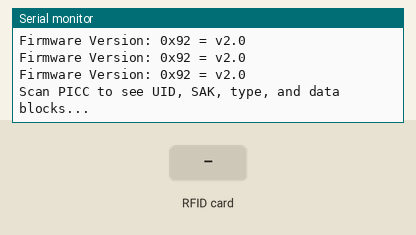
A sketch run on a simulated Arduino Uno, built with avr-gcc and run on an emulated ATmega328P. On the bench: the last lines printed to the serial monitor. Inputs (shaded band) come from the test bench.

Above: at 3.3 s.
3.4 s: RFID card 55 D3 E1 2B held to the reader
At 4.6 s:
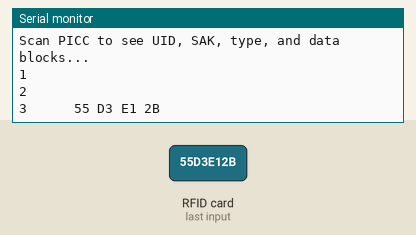
4.9 s: RFID card A5 3C E0 2B held to the reader
At 5.5 s:
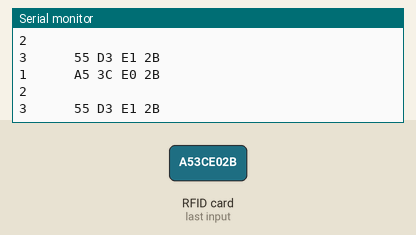
6.4 s: RFID card EA AB DF 2B held to the reader
At 6.9 s:
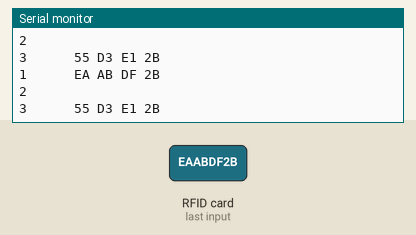
7.9 s: RFID card 5E 7A 19 C4 held to the reader
At 8.5 s:
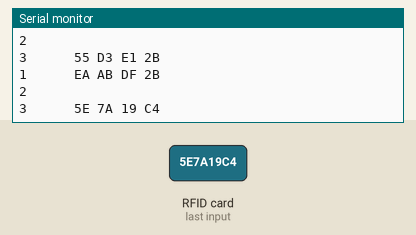

The sketch:

estatuas.ino
```cpp
#include <MFRC522.h>


/** Reset      9                5                 RST
   SPI SS     10               53                SDA


   SPI MOSI   11               51                MOSI
   SPI MISO   12               50                MISO
   SPI SCK    13               52                SCK


*/


#define RST_PIN         9          // Configurable, see typical pin layout above
#define SS_PIN          10         // Configurable, see typical pin layout above
#define RST_PIN2         8          // Configurable, see typical pin layout above
#define SS_PIN2          6
#define RST_PIN3         7         // Configurable, see typical pin layout above
#define SS_PIN3          5

MFRC522 mfrc522(SS_PIN, RST_PIN);  // Create MFRC522 instance

MFRC522 mfrc5222(SS_PIN2, RST_PIN2);  // Create MFRC522 instance

MFRC522 mfrc5223(SS_PIN3, RST_PIN3);  // Create MFRC522 instance

int ledPin = 8;

void setup() {
  Serial.begin(9600);		// Initialize serial communications with the PC
  while (!Serial);		// Do nothing if no serial port is opened (added for Arduinos based on ATMEGA32U4)
  SPI.begin();			// Init SPI bus
  delay(500);
  mfrc522.PCD_Init();		// Init MFRC522
  mfrc522.PCD_DumpVersionToSerial();	// Show details of PCD - MFRC522 Card Reader details
  delay(500);
  mfrc5222.PCD_Init();   // Init MFRC522
  mfrc5222.PCD_DumpVersionToSerial();  // Show details of PCD - MFRC522 Card Reader details
  delay(500);
  mfrc5223.PCD_Init();   // Init MFRC522
  mfrc5223.PCD_DumpVersionToSerial();  // Show details of PCD - MFRC522 Card Reader details
  delay(500);
  pinMode(ledPin, OUTPUT);
  digitalWrite(ledPin, LOW);

  Serial.println(F("Scan PICC to see UID, SAK, type, and data blocks..."));
}

void loop() {
  // Look for new cards

    if (( ! mfrc522.PICC_IsNewCardPresent()||! mfrc522.PICC_ReadCardSerial()) && (! mfrc5222.PICC_IsNewCardPresent()||! mfrc5222.PICC_ReadCardSerial()) &&  (! mfrc5223.PICC_IsNewCardPresent()|| ! mfrc5223.PICC_ReadCardSerial())) {
  	return;
    }else{

      String rfid = "";
     for (byte i = 0; i < mfrc522.uid.size; i++) {
         rfid += mfrc522.uid.uidByte[i] < 0x10 ? " 0" : " ";
         rfid += String(mfrc522.uid.uidByte[i], HEX);
     }
     rfid.trim();
     rfid.toUpperCase();
       Serial.print("1      ");
     Serial.println(rfid);

    String rfid2 = "";
     for (byte i = 0; i < mfrc5222.uid.size; i++) {
         rfid2 += mfrc5222.uid.uidByte[i] < 0x10 ? " 0" : " ";
         rfid2 += String(mfrc5222.uid.uidByte[i], HEX);
     }
     rfid2.trim();
     rfid2.toUpperCase();
    Serial.print("2      ");
     Serial.println(rfid2);

     String rfid3 = "";
     for (byte i = 0; i < mfrc5223.uid.size; i++) {
         rfid3 += mfrc5223.uid.uidByte[i] < 0x10 ? " 0" : " ";
         rfid3 += String(mfrc5223.uid.uidByte[i], HEX);
     }
     rfid3.trim();
     rfid3.toUpperCase();
    Serial.print("3      ");
     Serial.println(rfid3);
/*
C7 FB 4F 39
F6 3B A0 BB
9D 11 C3 DB
*/


    if(rfid2=="55 D3 E1 2B" && rfid=="A5 3C E0 2B" && rfid3=="EA AB DF 2B" /*rfid2=="F6 3B A0 BB" && rfid=="C7 FB 4F 39" && rfid3=="9D 11 C3 DB"*/){
        digitalWrite(ledPin, HIGH);

       }else{
         digitalWrite(ledPin, LOW);
        }


    }


}
```

Measured:
- after the input at 3.4 s, the serial monitor: prints a new line at once (image 1)
- after the input at 4.9 s, the serial monitor: prints a new line at once (image 2)
- after the input at 6.4 s, the serial monitor: prints a new line at once (image 3)
- after the input at 7.9 s, the serial monitor: prints a new line at once (image 4)
